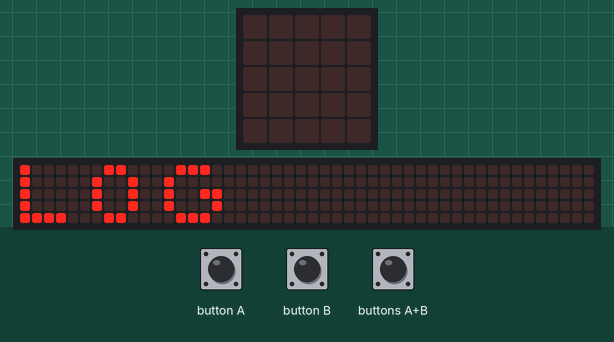
Simulated run of this program. Board: BBC micro:bit (MakeCode). Shown: the board's 5×5 LED display, a strip that is not on the board, showing the scrolling text unrolled. The test bench sets the inputs (shaded band). The 48×5 strip is a reading aid, not a part: it shows the text the display is scrolling, unrolled, one strip-width of it at a time.

Above: at 3.4 s.
5.4 s: buttons A+B pressed for 0.15 s
At 6.0 s:
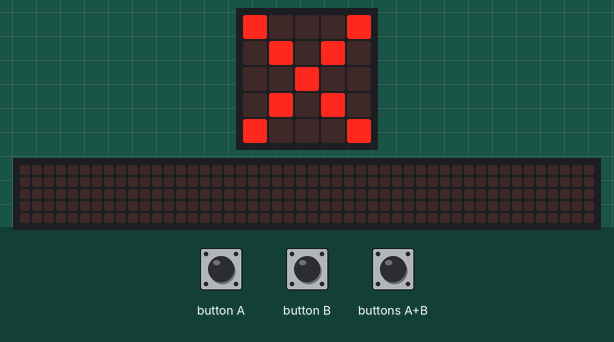
8.5 s: button B pressed for 0.15 s
9.2 s: buttons A+B pressed for 1 s
10.8 s: button A pressed for 0.15 s
At 13.92 s:
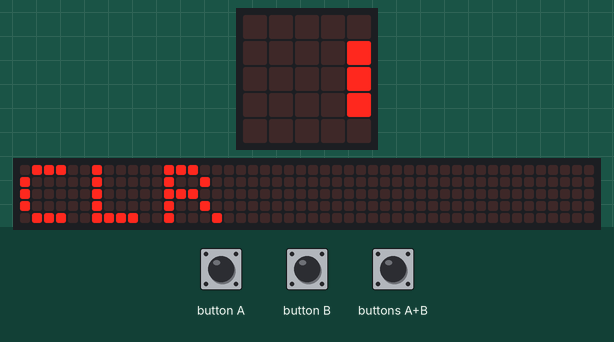
18.5 s: buttons A+B pressed for 0.15 s
At 20.32 s:
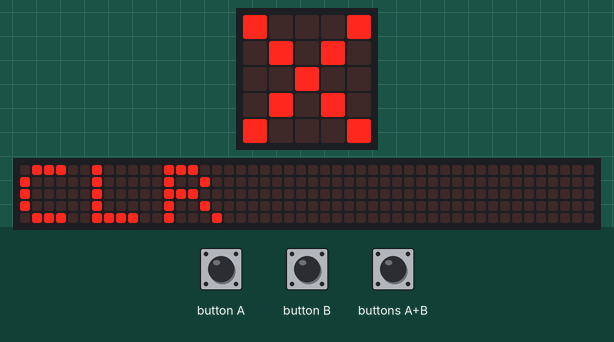

The program:

main.ts
```typescript
//  ============================================================
//  Stinky Bones — Data Collector
//  ============================================================
//  Hardware: micro:bit v2 (stationary — placed near the arena)
//
//  Logs persist across power loss. Data is NOT cleared on
//  restart. Only a deliberate A+B press clears the log.
//
//  ── LOGGED COLUMNS ────────────────────────────────────────
//  mag_x, mag_y, mag_z  — magnetic force (µT) on each axis
//  accel_x, accel_y, accel_z — acceleration (mg) on each axis
//  sonar_cm             — distance to nearest obstacle (cm)
//  dog_state            — 0=IDLE 1=SEARCHING 2=CELEBRATING 3=AVOIDING
//
//  ── BUTTON CONTROLS ───────────────────────────────────────
//  Button A        — show total sample count
//  Button B        — show bone-spike count (samples where dog
//                    was in CELEBRATING state = bone found)
//  Button A + B    — clear the log and reset all counters
//  ============================================================
//  ────────────────────────────────────────────────────────────
//  CONSTANTS
//  ────────────────────────────────────────────────────────────
let RADIO_GROUP = 3
//  must match stinky-bones-xgo
//  ────────────────────────────────────────────────────────────
//  STATE
//  Note: these in-memory counters reset on power loss, but the
//  logged data in flash persists. Use Button A/B to re-check
//  counts from the current power-on session only.
//  ────────────────────────────────────────────────────────────
let sample_count = 0
//  total telemetry packets received this session
let spike_count = 0
//  packets where dog_state == 2 (CELEBRATING = bone found)
//  ────────────────────────────────────────────────────────────
//  HARDWARE INITIALISATION
//  ────────────────────────────────────────────────────────────
radio.setGroup(RADIO_GROUP)
//  NOTE: datalogger.set_column_titles() is intentionally omitted.
//  Calling it on every boot re-initialises the log and erases
//  previously stored data. Column names are already embedded in
//  each row via create_cv(), so the CSV downloads correctly
//  without calling set_column_titles() first.
//  Startup: scroll "LOG" to show collector is ready
basic.showString("LOG")
basic.pause(500)
basic.clearScreen()
//  ────────────────────────────────────────────────────────────
//  INCOMING TELEMETRY HANDLER
//  ────────────────────────────────────────────────────────────
radio.onReceivedBuffer(function on_radio_buffer(buf: Buffer) {
    let mag_x: number;
    let mag_y: number;
    let mag_z: number;
    let accel_x: number;
    let accel_y: number;
    let accel_z: number;
    let sonar_cm: number;
    let dog_state: number;
    /** Receive and log a 16-byte sensor snapshot from the XGO dog.

    Buffer layout (all INT16_LE, 2 bytes each):
      offset 0  : mag_x       offset 6  : accel_x
      offset 2  : mag_y       offset 8  : accel_y
      offset 4  : mag_z       offset 10 : accel_z
      offset 12 : sonar_cm    offset 14 : dog_state

 */

    if (buf.length >= 16) {
        mag_x = buf.getNumber(NumberFormat.Int16LE, 0)
        mag_y = buf.getNumber(NumberFormat.Int16LE, 2)
        mag_z = buf.getNumber(NumberFormat.Int16LE, 4)
        accel_x = buf.getNumber(NumberFormat.Int16LE, 6)
        accel_y = buf.getNumber(NumberFormat.Int16LE, 8)
        accel_z = buf.getNumber(NumberFormat.Int16LE, 10)
        sonar_cm = buf.getNumber(NumberFormat.Int16LE, 12)
        dog_state = buf.getNumber(NumberFormat.Int16LE, 14)
        datalogger.log(datalogger.createCV("mag_x", mag_x), datalogger.createCV("mag_y", mag_y), datalogger.createCV("mag_z", mag_z), datalogger.createCV("accel_x", accel_x), datalogger.createCV("accel_y", accel_y), datalogger.createCV("accel_z", accel_z), datalogger.createCV("sonar_cm", sonar_cm), datalogger.createCV("dog_state", dog_state))
        sample_count += 1
        //  A sample with dog_state == 2 means the dog is celebrating
        //  a bone find — count these as magnetometer spikes
        if (dog_state == 2) {
            spike_count += 1
        }

        //  Flash the top-row LED position matching dog state
        //  so you can see at a glance what the dog is doing
        led.plot(dog_state % 5, 0)
        basic.pause(60)
        led.unplot(dog_state % 5, 0)
    }

})
//  ────────────────────────────────────────────────────────────
//  BUTTON CONTROLS
//  ────────────────────────────────────────────────────────────
//  Button A — show total sample count this session
input.onButtonPressed(Button.A, function on_button_a() {
    basic.showNumber(sample_count)
    basic.pause(1200)
    basic.clearScreen()
})
//  Button B — show bone-spike count (dog_state == 2 samples)
input.onButtonPressed(Button.B, function on_button_b() {
    basic.showIcon(IconNames.Diamond)
    basic.pause(400)
    basic.showNumber(spike_count)
    basic.pause(1200)
    basic.clearScreen()
})
//  Button A + B — clear the log (deliberate two-button action
//  prevents accidental wipe; data survives power loss until here)
input.onButtonPressed(Button.AB, function on_button_ab() {

    //  Show warning icon, pause so user can release if accidental
    basic.showIcon(IconNames.No)
    basic.pause(1000)
    datalogger.deleteLog()
    sample_count = 0
    spike_count = 0
    basic.showString("CLR")
    basic.pause(600)
    basic.clearScreen()
})
//  ────────────────────────────────────────────────────────────
//  MAIN LOOP (idle — all work happens in the radio handler)
//  ────────────────────────────────────────────────────────────
basic.forever(function on_forever() {
    basic.pause(200)
})
```

test.ts
```typescript

```

Measured:
- after the input at 5.4 s, the display: changes after 0.15 s (image 1)
- after the input at 18.5 s, the display: first changes after 0.15 s (image 3 shows a later state)
- what the display in image 1 shows lasts 1.6 s, from 5.6 s to 7.2 s
